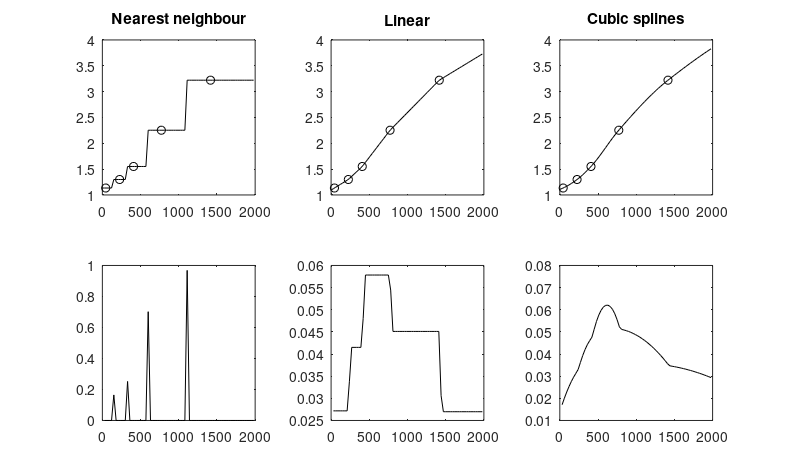
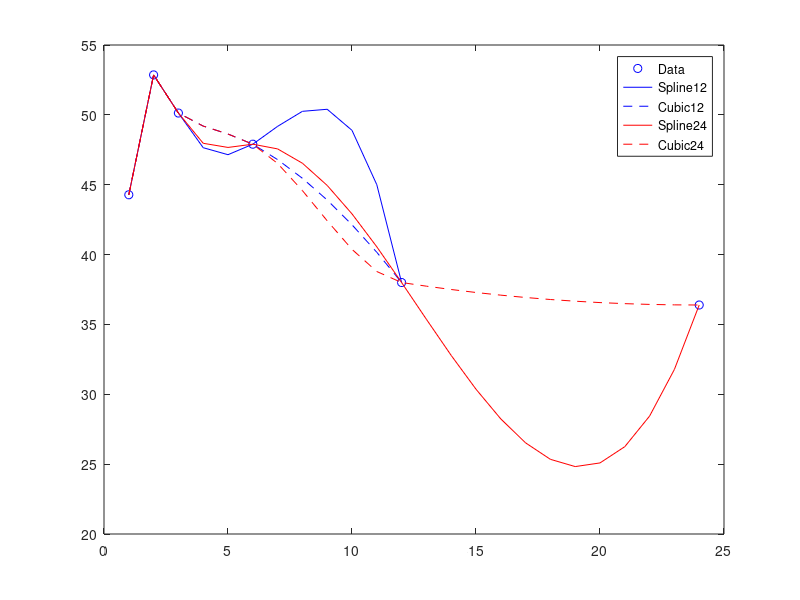

Write MATLAB code to recreate these figures, in order.
% myinterpolation.m
% peter.gruber@usi.ch, 2013-01-31
% produce a plot with different piecewise interpolation schemes

%% setup
% some data points from a yield curve
data=csvread('interest_20040202.csv',1,0);

% pretend that we have only very few data points
data=data([2 7 9 13 20 34],:);
mat=data(:,1);
rate=data(:,2);

%% some setup for the output
myfigure=@(paper) figure('PaperPositionMode', 'manual','PaperUnits','centimeters', ...
    'PaperSize',paper,'PaperPosition', [0 0 paper],'Visible', 'on');
myprint=@(f,filename) print(f,'-dpdf',[filename '.pdf']);

%% make a comparison
h=myfigure([20 12]);
x = 0:30:2000;

subplot(2,3,1);
y = interp1(mat,rate,x,'nearest','extrap');
plot(x,y,'k')
hold on
plot(mat,rate,'ko');
axis([0 2000 1 4])
title('Nearest neighbour');

subplot(2,3,4);
plot(x(2:end),diff(y),'k')
%axis([0 2000 1 4])

subplot(2,3,2);
y = interp1(mat,rate,x,'linear','extrap');
plot(x,y,'k')
hold on
plot(mat,rate,'ko');
axis([0 2000 1 4])
title('Linear');

subplot(2,3,5);
plot(x(2:end),diff(y),'k')
%axis([0 2000 1 4])

subplot(2,3,3);
y = interp1(mat,rate,x,'cubic','extrap');
plot(x,y,'k')
hold on
plot(mat,rate,'ko');
axis([0 2000 1 4])
title('Cubic splines');

subplot(2,3,6);
plot(x(2:end),diff(y),'k')
%axis([0 2000 1 4])

myprint(h,'interpolation')

%% some problems with interpolation
% The following data is variance swap data for August 31, 1998
% First column: maturity in month, second column: variance swap rate in
% percent per year
data=csvread('varianceSwaps_19980831.csv',1,0);
figure
plot(data(:,1),data(:,2),'bo')
hold on

% Imagine, we are interested in variance swaps up to 1 year
mat=data(1:5,1);
matInt=1:12;
rate=data(1:5,2);
rateInt=interp1(mat,rate,matInt,'spline');   % spline interpolation
plot(matInt,rateInt,'b');
rateInt=interp1(mat,rate,matInt,'pchip');    % cubic interpolation
plot(matInt,rateInt,'b--');

% Is it a good idea to include the 24 month observation, even if we are
% only interested in maturities up to 12 months?
mat=data(:,1);
matInt=1:24;
rate=data(:,2);
rateInt=interp1(mat,rate,matInt,'spline');
plot(matInt,rateInt,'r');
rateInt=interp1(mat,rate,matInt,'pchip');
plot(matInt,rateInt,'r--');
legend('Data','Spline12','Cubic12','Spline24','Cubic24')


